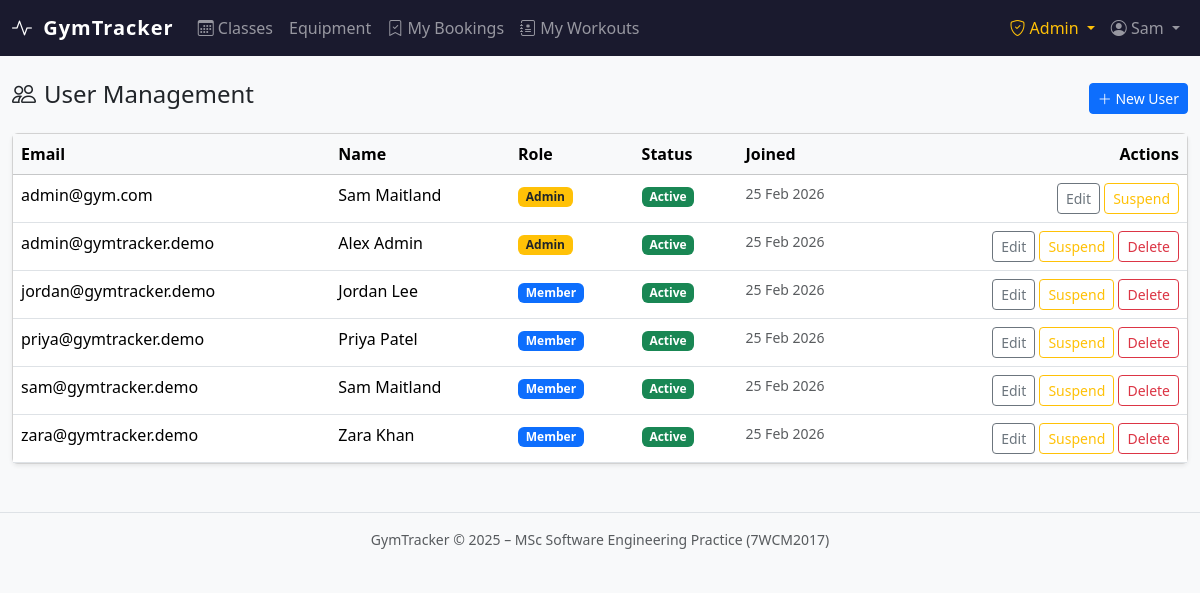
Page /accounts/admin/users/ (signed in) on the committed database.
### accounts/models.py (models this page shows, shortened)
class User(AbstractBaseUser, PermissionsMixin):
    class Role(models.TextChoices):
        MEMBER = 'MEMBER', 'Member'
        ADMIN = 'ADMIN', 'Admin'
    email = models.EmailField(unique=True)
    first_name = models.CharField(max_length=150, blank=True)
    last_name = models.CharField(max_length=150, blank=True)
    role = models.CharField(max_length=10, choices=Role.choices, default=Role.MEMBER)
    is_active = models.BooleanField(default=True)
    is_staff = models.BooleanField(default=False)
    date_joined = models.DateTimeField(default=timezone.now)
    USERNAME_FIELD = 'email'
    REQUIRED_FIELDS = []
    objects = UserManager()
    class Meta:
        verbose_name = 'user'
        verbose_name_plural = 'users'
    @property
    def full_name(self):
        return f"{self.first_name} {self.last_name}".strip() or self.email
    @property
    def is_admin_role(self):
        return self.role == self.Role.ADMIN or self.is_staff or self.is_superuser

### accounts/views.py (the view)
# urls.py: path('admin/users/', views.admin_user_list, name='admin_user_list'),
@admin_required
def admin_user_list(request):
    users = User.objects.all().order_by('email')
    return render(request, 'accounts/admin/user_list.html', {'users': users})

### accounts/templates/accounts/admin/user_list.html (shortened to what this page needs)
{% extends "base.html" %}
{% block content %}
<div class="d-flex justify-content-between align-items-center mb-3">
  <h2 class="h4"><i class="bi bi-people me-2"></i>User Management</h2>
  <a href="{% url 'accounts:admin_user_create' %}" class="btn btn-primary btn-sm">
    <i class="bi bi-plus-lg"></i> New User
  </a>
</div>
<div class="card shadow-sm">
  <div class="card-body p-0">
    <table class="table table-hover mb-0">
      <thead class="table-light">
        <tr>
          <th>Email</th><th>Name</th><th>Role</th><th>Status</th><th>Joined</th><th class="text-end">Actions</th>
        </tr>
      </thead>
      <tbody>
        {% for u in users %}
        <tr>
          <td>{{ u.email }}</td>
          <td>{{ u.full_name|default:"–" }}</td>
          <td>
            <span class="badge {% if u.is_admin_role %}bg-warning text-dark{% else %}bg-primary{% endif %}">
              {{ u.get_role_display }}
            </span>
          </td>
          <td>
            {% if u.is_active %}
              <span class="badge bg-success">Active</span>
            {% else %}
              <span class="badge bg-secondary">Suspended</span>
            {% endif %}
          </td>
          <td class="small text-muted">{{ u.date_joined|date:"d M Y" }}</td>
          <td class="text-end">
            <a href="{% url 'accounts:admin_user_edit' u.pk %}" class="btn btn-xs btn-outline-secondary btn-sm">Edit</a>
            <form method="post" action="{% url 'accounts:admin_user_toggle' u.pk %}" class="d-inline">
              <button class="btn btn-xs btn-sm {% if u.is_active %}btn-outline-warning{% else %}btn-outline-success{% endif %}">
                {% if u.is_active %}Suspend{% else %}Activate{% endif %}
              </button>
            </form>
            {% if u != request.user %}
            <form method="post" action="{% url 'accounts:admin_user_delete' u.pk %}" class="d-inline"
                  onsubmit="return confirm('Delete {{ u.email }}?');">
              <button class="btn btn-xs btn-sm btn-outline-danger">Delete</button>
            </form>
            {% endif %}
          </td>
        </tr>
        {% empty %}
        <tr><td colspan="6" class="text-center text-muted py-4">No users found.</td></tr>
        {% endfor %}
      </tbody>
    </table>
  </div>
</div>
{% endblock %}

### templates/base.html (shortened to what this page needs)
<!DOCTYPE html>
<html lang="en">
<head>
  <link rel="stylesheet" href="https://cdn.jsdelivr.net/npm/bootstrap@5.3.2/dist/css/bootstrap.min.css">
  <link rel="stylesheet" href="https://cdn.jsdelivr.net/npm/bootstrap-icons@1.11.3/font/bootstrap-icons.min.css">
</head>
<body>
<nav class="navbar navbar-expand-lg navbar-dark">
  <div class="container-fluid">
    <a class="navbar-brand text-white" href="{% url 'gym:dashboard' %}">
      <i class="bi bi-activity me-1"></i> GymTracker
    </a>
    <div class="collapse navbar-collapse" id="mainNav">
      <ul class="navbar-nav me-auto">
        {% if user.is_authenticated %}
        <li class="nav-item">
          <a class="nav-link {% block nav_classes_active %}{% endblock %}" href="{% url 'gym:class_list' %}">
            <i class="bi bi-calendar3"></i> Classes
          </a>
        </li>
        <li class="nav-item">
          <a class="nav-link {% block nav_equip_active %}{% endblock %}" href="{% url 'gym:equipment_list' %}">
             Equipment
          </a>
        </li>
        <li class="nav-item">
          <a class="nav-link {% block nav_bookings_active %}{% endblock %}" href="{% url 'bookings:my_bookings' %}">
            <i class="bi bi-bookmark-check"></i> My Bookings
          </a>
        </li>
        <li class="nav-item">
          <a class="nav-link {% block nav_tracker_active %}{% endblock %}" href="{% url 'tracker:session_list' %}">
            <i class="bi bi-journal-medical"></i> My Workouts
          </a>
        </li>
        {% endif %}
      </ul>
      <ul class="navbar-nav ms-auto">
        {% if user.is_authenticated %}
          {% if user.is_admin_role %}
          <li class="nav-item dropdown">
            <a class="nav-link dropdown-toggle text-warning" href="#" data-bs-toggle="dropdown">
              <i class="bi bi-shield-check"></i> Admin
            </a>
          </li>
          {% endif %}
          <li class="nav-item dropdown">
            <a class="nav-link dropdown-toggle" href="#" data-bs-toggle="dropdown">
              <i class="bi bi-person-circle"></i> {{ user.first_name|default:user.email }}
            </a>
          </li>
        {% else %}
          <li class="nav-item"><a class="nav-link" href="{% url 'accounts:login' %}">Log in</a></li>
          <li class="nav-item"><a class="nav-link btn btn-outline-light btn-sm px-3 ms-2" href="{% url 'accounts:register' %}">Register</a></li>
        {% endif %}
      </ul>
    </div>
  </div>
</nav>
<main class="container-fluid py-4">
  {% block content %}{% endblock %}
</main>
<footer class="text-center text-muted py-3 border-top mt-4 small">
  GymTracker &copy; 2025 – MSc Software Engineering Practice (7WCM2017)
</footer>
</body>
</html>

### templates/base.html (style rules this page uses)
:root { --gt-primary: #0d6efd; --gt-dark: #1a1a2e; }
body { background: #f8f9fa; }
.navbar { background: var(--gt-dark) !important; }
.navbar-brand { font-weight: 700; letter-spacing: 0.05em; }

### rows in the picture
User: first_name "Sam", email "admin@gym.com", full_name "Sam Maitland", role "Admin", is_active "Active", date_joined "25 Feb 2026"
User: email "admin@gymtracker.demo", full_name "Alex Admin", role "Admin", is_active "Active", date_joined "25 Feb 2026"
User: email "jordan@gymtracker.demo", full_name "Jordan Lee", role "Member", is_active "Active", date_joined "25 Feb 2026"
User: email "priya@gymtracker.demo", full_name "Priya Patel", role "Member", is_active "Active", date_joined "25 Feb 2026"
User: email "sam@gymtracker.demo", full_name "Sam Maitland", role "Member", is_active "Active", date_joined "25 Feb 2026"
User: email "zara@gymtracker.demo", full_name "Zara Khan", role "Member", is_active "Active", date_joined "25 Feb 2026"
